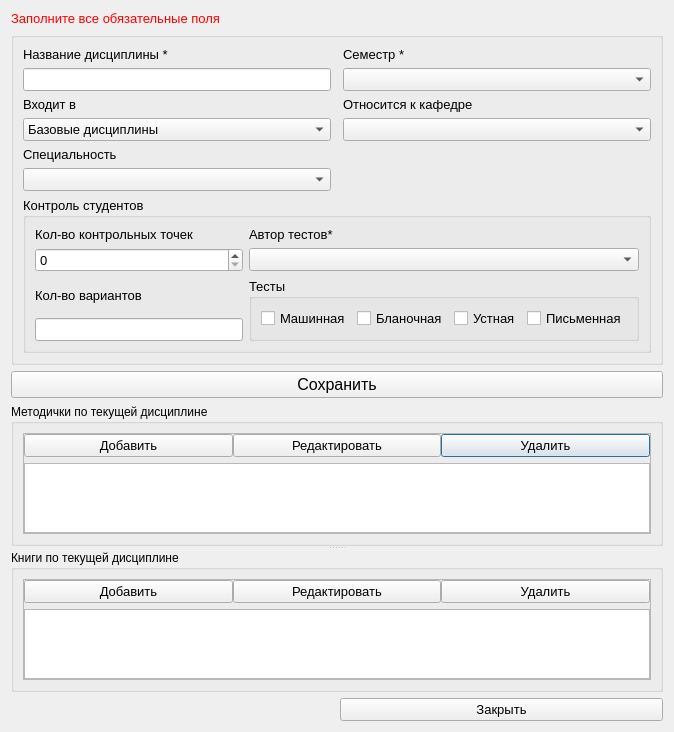
<?xml version="1.0" encoding="UTF-8"?>
<ui version="4.0">
 <class>addoredit_discipline</class>
 <widget class="QDialog" name="addoredit_discipline">
  <property name="geometry">
   <rect>
    <x>0</x>
    <y>0</y>
    <width>674</width>
    <height>699</height>
   </rect>
  </property>
  <property name="windowTitle">
   <string>Добавление новой дисциплины</string>
  </property>
  <property name="styleSheet">
   <string notr="true">QDialog
{
/*background-color: rgb(255, 255, 255);*/
}

</string>
  </property>
  <layout class="QGridLayout" name="gridLayout_6">
   <item row="5" column="0" colspan="2">
    <widget class="QSplitter" name="splitter">
     <property name="orientation">
      <enum>Qt::Vertical</enum>
     </property>
     <widget class="QGroupBox" name="groupBox_met">
      <property name="title">
       <string>Методички по текущей дисциплине</string>
      </property>
      <layout class="QGridLayout" name="gridLayout_2">
       <item row="0" column="0">
        <widget class="QFrame" name="frame">
         <property name="frameShape">
          <enum>QFrame::StyledPanel</enum>
         </property>
         <property name="frameShadow">
          <enum>QFrame::Raised</enum>
         </property>
         <layout class="QGridLayout" name="gridLayout">
          <property name="leftMargin">
           <number>0</number>
          </property>
          <property name="topMargin">
           <number>0</number>
          </property>
          <property name="rightMargin">
           <number>0</number>
          </property>
          <property name="bottomMargin">
           <number>0</number>
          </property>
          <property name="horizontalSpacing">
           <number>0</number>
          </property>
          <item row="0" column="2">
           <widget class="QPushButton" name="pushButton_delMet">
            <property name="font">
             <font>
              <pointsize>10</pointsize>
             </font>
            </property>
            <property name="text">
             <string>Удалить</string>
            </property>
            <property name="icon">
             <iconset resource="../resourses.qrc">
              <normaloff>:/img/img/delete.png</normaloff>:/img/img/delete.png</iconset>
            </property>
           </widget>
          </item>
          <item row="0" column="1">
           <widget class="QPushButton" name="pushButton_editMet">
            <property name="font">
             <font>
              <pointsize>10</pointsize>
             </font>
            </property>
            <property name="text">
             <string>Редактировать</string>
            </property>
            <property name="icon">
             <iconset resource="../resourses.qrc">
              <normaloff>:/img/img/edit.png</normaloff>:/img/img/edit.png</iconset>
            </property>
           </widget>
          </item>
          <item row="0" column="0">
           <widget class="QPushButton" name="pushButton_addMet">
            <property name="font">
             <font>
              <pointsize>10</pointsize>
             </font>
            </property>
            <property name="text">
             <string>Добавить</string>
            </property>
            <property name="icon">
             <iconset resource="../resourses.qrc">
              <normaloff>:/img/img/add.png</normaloff>:/img/img/add.png</iconset>
            </property>
           </widget>
          </item>
          <item row="1" column="0" colspan="3">
           <widget class="QTableView" name="tableView_metodichki">
            <property name="contextMenuPolicy">
             <enum>Qt::ActionsContextMenu</enum>
            </property>
            <property name="sizeAdjustPolicy">
             <enum>QAbstractScrollArea::AdjustToContents</enum>
            </property>
            <property name="alternatingRowColors">
             <bool>true</bool>
            </property>
            <property name="selectionMode">
             <enum>QAbstractItemView::SingleSelection</enum>
            </property>
            <property name="selectionBehavior">
             <enum>QAbstractItemView::SelectRows</enum>
            </property>
            <attribute name="horizontalHeaderStretchLastSection">
             <bool>true</bool>
            </attribute>
           </widget>
          </item>
         </layout>
        </widget>
       </item>
      </layout>
     </widget>
     <widget class="QGroupBox" name="groupBox_knigi">
      <property name="title">
       <string>Книги по текущей дисциплине</string>
      </property>
      <layout class="QGridLayout" name="gridLayout_5">
       <item row="0" column="0">
        <widget class="QFrame" name="frame_2">
         <property name="frameShape">
          <enum>QFrame::StyledPanel</enum>
         </property>
         <property name="frameShadow">
          <enum>QFrame::Raised</enum>
         </property>
         <layout class="QGridLayout" name="gridLayout_4">
          <property name="leftMargin">
           <number>0</number>
          </property>
          <property name="topMargin">
           <number>0</number>
          </property>
          <property name="rightMargin">
           <number>0</number>
          </property>
          <property name="bottomMargin">
           <number>0</number>
          </property>
          <property name="horizontalSpacing">
           <number>0</number>
          </property>
          <item row="0" column="2">
           <widget class="QPushButton" name="pushButton_delKnigi">
            <property name="font">
             <font>
              <pointsize>10</pointsize>
             </font>
            </property>
            <property name="text">
             <string>Удалить</string>
            </property>
            <property name="icon">
             <iconset resource="../resourses.qrc">
              <normaloff>:/img/img/delete.png</normaloff>:/img/img/delete.png</iconset>
            </property>
           </widget>
          </item>
          <item row="0" column="1">
           <widget class="QPushButton" name="pushButton_editKnigi">
            <property name="font">
             <font>
              <pointsize>10</pointsize>
             </font>
            </property>
            <property name="text">
             <string>Редактировать</string>
            </property>
            <property name="icon">
             <iconset resource="../resourses.qrc">
              <normaloff>:/img/img/edit.png</normaloff>:/img/img/edit.png</iconset>
            </property>
           </widget>
          </item>
          <item row="0" column="0">
           <widget class="QPushButton" name="pushButton_addKnigi">
            <property name="font">
             <font>
              <pointsize>10</pointsize>
             </font>
            </property>
            <property name="text">
             <string>Добавить</string>
            </property>
            <property name="icon">
             <iconset resource="../resourses.qrc">
              <normaloff>:/img/img/add.png</normaloff>:/img/img/add.png</iconset>
            </property>
           </widget>
          </item>
          <item row="1" column="0" colspan="3">
           <widget class="QTableView" name="tableView_knigi">
            <property name="contextMenuPolicy">
             <enum>Qt::ActionsContextMenu</enum>
            </property>
            <property name="sizeAdjustPolicy">
             <enum>QAbstractScrollArea::AdjustToContents</enum>
            </property>
            <property name="alternatingRowColors">
             <bool>true</bool>
            </property>
            <property name="selectionMode">
             <enum>QAbstractItemView::SingleSelection</enum>
            </property>
            <property name="selectionBehavior">
             <enum>QAbstractItemView::SelectRows</enum>
            </property>
            <attribute name="horizontalHeaderStretchLastSection">
             <bool>true</bool>
            </attribute>
           </widget>
          </item>
         </layout>
        </widget>
       </item>
      </layout>
     </widget>
    </widget>
   </item>
   <item row="1" column="0" colspan="2">
    <widget class="QGroupBox" name="groupBox">
     <property name="font">
      <font>
       <pointsize>10</pointsize>
      </font>
     </property>
     <property name="title">
      <string/>
     </property>
     <layout class="QGridLayout" name="gridLayout_3">
      <item row="8" column="1" colspan="3">
       <widget class="QGroupBox" name="groupBox_2">
        <property name="font">
         <font>
          <pointsize>10</pointsize>
         </font>
        </property>
        <property name="title">
         <string>Контроль студентов</string>
        </property>
        <layout class="QGridLayout" name="gridLayout_7">
         <item row="3" column="1" rowspan="2">
          <widget class="QGroupBox" name="groupBox_3">
           <property name="font">
            <font>
             <pointsize>10</pointsize>
            </font>
           </property>
           <property name="title">
            <string>Тесты</string>
           </property>
           <layout class="QGridLayout" name="gridLayout_8">
            <item row="0" column="0">
             <widget class="QCheckBox" name="checkBox_mashin">
              <property name="font">
               <font>
                <pointsize>10</pointsize>
               </font>
              </property>
              <property name="text">
               <string>Машинная</string>
              </property>
             </widget>
            </item>
            <item row="0" column="1">
             <widget class="QCheckBox" name="checkBox_blanoch">
              <property name="font">
               <font>
                <pointsize>10</pointsize>
               </font>
              </property>
              <property name="text">
               <string>Бланочная</string>
              </property>
             </widget>
            </item>
            <item row="0" column="2">
             <widget class="QCheckBox" name="checkBox_ust">
              <property name="font">
               <font>
                <pointsize>10</pointsize>
               </font>
              </property>
              <property name="text">
               <string>Устная</string>
              </property>
             </widget>
            </item>
            <item row="0" column="3">
             <widget class="QCheckBox" name="checkBox_pism">
              <property name="font">
               <font>
                <pointsize>10</pointsize>
               </font>
              </property>
              <property name="text">
               <string>Письменная</string>
              </property>
             </widget>
            </item>
           </layout>
          </widget>
         </item>
         <item row="1" column="0">
          <widget class="QSpinBox" name="spinBox_tochki">
           <property name="font">
            <font>
             <pointsize>10</pointsize>
            </font>
           </property>
          </widget>
         </item>
         <item row="4" column="0">
          <widget class="QLineEdit" name="lineEdit_varianty">
           <property name="font">
            <font>
             <pointsize>10</pointsize>
            </font>
           </property>
          </widget>
         </item>
         <item row="0" column="0">
          <widget class="QLabel" name="label">
           <property name="font">
            <font>
             <pointsize>10</pointsize>
            </font>
           </property>
           <property name="text">
            <string>Кол-во контрольных точек</string>
           </property>
          </widget>
         </item>
         <item row="1" column="1">
          <widget class="QComboBox" name="comboBox_avtor">
           <property name="sizePolicy">
            <sizepolicy hsizetype="Expanding" vsizetype="Fixed">
             <horstretch>0</horstretch>
             <verstretch>0</verstretch>
            </sizepolicy>
           </property>
           <property name="minimumSize">
            <size>
             <width>300</width>
             <height>0</height>
            </size>
           </property>
           <property name="font">
            <font>
             <pointsize>10</pointsize>
            </font>
           </property>
          </widget>
         </item>
         <item row="0" column="1">
          <widget class="QLabel" name="label_5">
           <property name="sizePolicy">
            <sizepolicy hsizetype="Expanding" vsizetype="Preferred">
             <horstretch>0</horstretch>
             <verstretch>0</verstretch>
            </sizepolicy>
           </property>
           <property name="font">
            <font>
             <pointsize>10</pointsize>
            </font>
           </property>
           <property name="text">
            <string>Автор тестов*</string>
           </property>
          </widget>
         </item>
         <item row="3" column="0">
          <widget class="QLabel" name="label_3">
           <property name="font">
            <font>
             <pointsize>10</pointsize>
            </font>
           </property>
           <property name="text">
            <string>Кол-во вариантов</string>
           </property>
          </widget>
         </item>
        </layout>
       </widget>
      </item>
      <item row="2" column="1">
       <widget class="QLineEdit" name="discipline_lineEdit">
        <property name="sizePolicy">
         <sizepolicy hsizetype="Expanding" vsizetype="Fixed">
          <horstretch>0</horstretch>
          <verstretch>0</verstretch>
         </sizepolicy>
        </property>
        <property name="minimumSize">
         <size>
          <width>300</width>
          <height>0</height>
         </size>
        </property>
        <property name="font">
         <font>
          <pointsize>10</pointsize>
         </font>
        </property>
       </widget>
      </item>
      <item row="0" column="1">
       <widget class="QLabel" name="label_2">
        <property name="sizePolicy">
         <sizepolicy hsizetype="Expanding" vsizetype="Preferred">
          <horstretch>0</horstretch>
          <verstretch>0</verstretch>
         </sizepolicy>
        </property>
        <property name="font">
         <font>
          <pointsize>10</pointsize>
         </font>
        </property>
        <property name="text">
         <string>Название дисциплины *</string>
        </property>
       </widget>
      </item>
      <item row="0" column="3">
       <widget class="QLabel" name="label_4">
        <property name="sizePolicy">
         <sizepolicy hsizetype="Expanding" vsizetype="Preferred">
          <horstretch>0</horstretch>
          <verstretch>0</verstretch>
         </sizepolicy>
        </property>
        <property name="font">
         <font>
          <pointsize>10</pointsize>
         </font>
        </property>
        <property name="text">
         <string>Семестр *</string>
        </property>
       </widget>
      </item>
      <item row="2" column="3">
       <widget class="QComboBox" name="comboBox_semestr">
        <property name="sizePolicy">
         <sizepolicy hsizetype="Expanding" vsizetype="Fixed">
          <horstretch>0</horstretch>
          <verstretch>0</verstretch>
         </sizepolicy>
        </property>
        <property name="minimumSize">
         <size>
          <width>300</width>
          <height>0</height>
         </size>
        </property>
        <property name="font">
         <font>
          <pointsize>10</pointsize>
         </font>
        </property>
       </widget>
      </item>
      <item row="3" column="3">
       <widget class="QLabel" name="label_7">
        <property name="font">
         <font>
          <pointsize>10</pointsize>
         </font>
        </property>
        <property name="text">
         <string>Относится к кафедре</string>
        </property>
       </widget>
      </item>
      <item row="4" column="3">
       <widget class="QComboBox" name="comboBox_kafedra">
        <property name="font">
         <font>
          <pointsize>10</pointsize>
         </font>
        </property>
       </widget>
      </item>
      <item row="3" column="1">
       <widget class="QLabel" name="label_6">
        <property name="font">
         <font>
          <pointsize>10</pointsize>
         </font>
        </property>
        <property name="text">
         <string>Входит в </string>
        </property>
       </widget>
      </item>
      <item row="4" column="1">
       <widget class="QComboBox" name="comboBox_tip">
        <property name="font">
         <font>
          <pointsize>10</pointsize>
         </font>
        </property>
        <item>
         <property name="text">
          <string>Базовые дисциплины</string>
         </property>
        </item>
        <item>
         <property name="text">
          <string>Профилирующие дисциплины</string>
         </property>
        </item>
        <item>
         <property name="text">
          <string>Дисциплины по выбору</string>
         </property>
        </item>
       </widget>
      </item>
      <item row="5" column="1">
       <widget class="QLabel" name="label_8">
        <property name="font">
         <font>
          <pointsize>10</pointsize>
         </font>
        </property>
        <property name="text">
         <string>Специальность</string>
        </property>
       </widget>
      </item>
      <item row="6" column="1">
       <widget class="QComboBox" name="comboBox_spec">
        <property name="font">
         <font>
          <pointsize>10</pointsize>
         </font>
        </property>
       </widget>
      </item>
     </layout>
    </widget>
   </item>
   <item row="0" column="0" colspan="2">
    <widget class="QLabel" name="label_error">
     <property name="font">
      <font>
       <pointsize>10</pointsize>
      </font>
     </property>
     <property name="styleSheet">
      <string notr="true">color:red</string>
     </property>
     <property name="text">
      <string>Заполните все обязательные поля</string>
     </property>
    </widget>
   </item>
   <item row="6" column="1">
    <widget class="QPushButton" name="pushButton_cancel">
     <property name="font">
      <font>
       <pointsize>10</pointsize>
      </font>
     </property>
     <property name="text">
      <string>Закрыть</string>
     </property>
     <property name="icon">
      <iconset resource="../resourses.qrc">
       <normaloff>:/img/img/cancel.png</normaloff>:/img/img/cancel.png</iconset>
     </property>
    </widget>
   </item>
   <item row="2" column="0" colspan="2">
    <widget class="QPushButton" name="pushButton_ok">
     <property name="font">
      <font>
       <pointsize>12</pointsize>
      </font>
     </property>
     <property name="text">
      <string>Сохранить</string>
     </property>
     <property name="icon">
      <iconset resource="../resourses.qrc">
       <normaloff>:/img/img/ok.png</normaloff>:/img/img/ok.png</iconset>
     </property>
     <property name="iconSize">
      <size>
       <width>20</width>
       <height>20</height>
      </size>
     </property>
    </widget>
   </item>
  </layout>
  <action name="actionEditMet">
   <property name="icon">
    <iconset resource="../resourses.qrc">
     <normaloff>:/img/img/edit.png</normaloff>:/img/img/edit.png</iconset>
   </property>
   <property name="text">
    <string>Редактировать выбранную методичку</string>
   </property>
  </action>
  <action name="actionEditKniga">
   <property name="icon">
    <iconset resource="../resourses.qrc">
     <normaloff>:/img/img/edit.png</normaloff>:/img/img/edit.png</iconset>
   </property>
   <property name="text">
    <string>Редактировать выбранную книгу</string>
   </property>
  </action>
  <action name="actionDelMet">
   <property name="icon">
    <iconset resource="../resourses.qrc">
     <normaloff>:/img/img/delete.png</normaloff>:/img/img/delete.png</iconset>
   </property>
   <property name="text">
    <string>Удалить выбранную методичку</string>
   </property>
  </action>
  <action name="actionDelKniga">
   <property name="icon">
    <iconset resource="../resourses.qrc">
     <normaloff>:/img/img/delete.png</normaloff>:/img/img/delete.png</iconset>
   </property>
   <property name="text">
    <string>Удалить выбранную книгу</string>
   </property>
  </action>
 </widget>
 <resources>
  <include location="../resourses.qrc"/>
 </resources>
 <connections/>
</ui>
